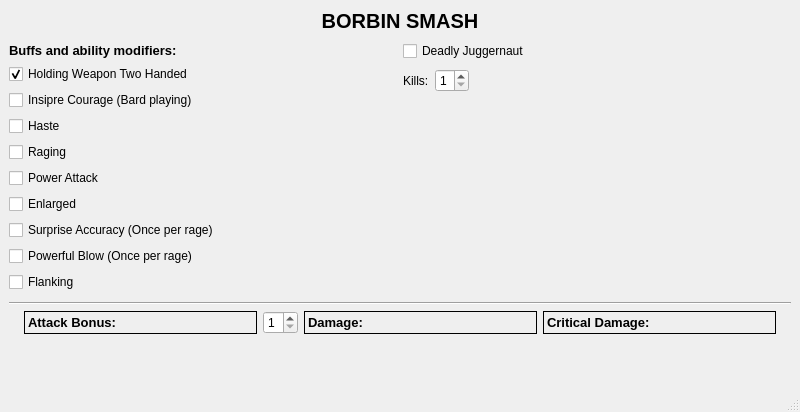
<?xml version="1.0" encoding="UTF-8"?>
<ui version="4.0">
 <class>MainWindow</class>
 <widget class="QMainWindow" name="MainWindow">
  <property name="geometry">
   <rect>
    <x>0</x>
    <y>0</y>
    <width>800</width>
    <height>412</height>
   </rect>
  </property>
  <property name="windowTitle">
   <string>Borbin Smash</string>
  </property>
  <widget class="QWidget" name="centralwidget">
   <layout class="QVBoxLayout" name="verticalLayout_2">
    <item>
     <layout class="QVBoxLayout" name="verticalLayout">
      <item>
       <widget class="QLabel" name="label">
        <property name="font">
         <font>
          <family>MS Sans Serif</family>
          <pointsize>15</pointsize>
          <weight>75</weight>
          <bold>true</bold>
         </font>
        </property>
        <property name="text">
         <string>BORBIN SMASH</string>
        </property>
        <property name="alignment">
         <set>Qt::AlignCenter</set>
        </property>
       </widget>
      </item>
      <item>
       <layout class="QHBoxLayout" name="horizontalLayout_3" stretch="1,1">
        <property name="topMargin">
         <number>2</number>
        </property>
        <property name="bottomMargin">
         <number>2</number>
        </property>
        <item>
         <layout class="QVBoxLayout" name="verticalLayout_4">
          <property name="topMargin">
           <number>2</number>
          </property>
          <property name="bottomMargin">
           <number>2</number>
          </property>
          <item>
           <widget class="QLabel" name="label_2">
            <property name="font">
             <font>
              <family>MS Sans Serif</family>
              <pointsize>10</pointsize>
              <weight>75</weight>
              <bold>true</bold>
             </font>
            </property>
            <property name="text">
             <string>Buffs and ability modifiers:</string>
            </property>
           </widget>
          </item>
          <item>
           <widget class="QCheckBox" name="two_handed_check_box">
            <property name="text">
             <string>Holding Weapon Two Handed</string>
            </property>
            <property name="checked">
             <bool>true</bool>
            </property>
           </widget>
          </item>
          <item>
           <widget class="QCheckBox" name="inspire_courage_check_box">
            <property name="text">
             <string>Insipre Courage (Bard playing)</string>
            </property>
           </widget>
          </item>
          <item>
           <widget class="QCheckBox" name="haste_check_box">
            <property name="text">
             <string>Haste</string>
            </property>
           </widget>
          </item>
          <item>
           <widget class="QCheckBox" name="raging_check_box">
            <property name="text">
             <string>Raging</string>
            </property>
           </widget>
          </item>
          <item>
           <widget class="QCheckBox" name="power_attack_check_box">
            <property name="text">
             <string>Power Attack</string>
            </property>
           </widget>
          </item>
          <item>
           <widget class="QCheckBox" name="enlarged_check_box">
            <property name="text">
             <string>Enlarged</string>
            </property>
           </widget>
          </item>
          <item>
           <widget class="QCheckBox" name="surprise_accuracy_check_box">
            <property name="text">
             <string>Surprise Accuracy (Once per rage)</string>
            </property>
           </widget>
          </item>
          <item>
           <widget class="QCheckBox" name="powerful_blow_check_box">
            <property name="text">
             <string>Powerful Blow (Once per rage)</string>
            </property>
           </widget>
          </item>
          <item>
           <widget class="QCheckBox" name="flanking_bonus_check_box">
            <property name="text">
             <string>Flanking</string>
            </property>
           </widget>
          </item>
         </layout>
        </item>
        <item>
         <layout class="QVBoxLayout" name="verticalLayout_5">
          <item>
           <widget class="QCheckBox" name="deadly_juggernaut_check_box">
            <property name="text">
             <string>Deadly Juggernaut</string>
            </property>
           </widget>
          </item>
          <item>
           <layout class="QHBoxLayout" name="horizontalLayout_4">
            <property name="topMargin">
             <number>2</number>
            </property>
            <property name="bottomMargin">
             <number>2</number>
            </property>
            <item>
             <widget class="QLabel" name="label_3">
              <property name="text">
               <string>Kills:</string>
              </property>
             </widget>
            </item>
            <item>
             <widget class="QSpinBox" name="kills_spin_box">
              <property name="minimum">
               <number>1</number>
              </property>
              <property name="maximum">
               <number>5</number>
              </property>
             </widget>
            </item>
            <item>
             <spacer name="horizontalSpacer">
              <property name="orientation">
               <enum>Qt::Horizontal</enum>
              </property>
              <property name="sizeHint" stdset="0">
               <size>
                <width>40</width>
                <height>20</height>
               </size>
              </property>
             </spacer>
            </item>
           </layout>
          </item>
          <item>
           <spacer name="verticalSpacer_2">
            <property name="orientation">
             <enum>Qt::Vertical</enum>
            </property>
            <property name="sizeHint" stdset="0">
             <size>
              <width>20</width>
              <height>40</height>
             </size>
            </property>
           </spacer>
          </item>
         </layout>
        </item>
       </layout>
      </item>
      <item>
       <widget class="Line" name="line">
        <property name="orientation">
         <enum>Qt::Horizontal</enum>
        </property>
       </widget>
      </item>
      <item>
       <layout class="QHBoxLayout" name="horizontalLayout" stretch="0,0,0,0">
        <property name="leftMargin">
         <number>15</number>
        </property>
        <property name="rightMargin">
         <number>15</number>
        </property>
        <item>
         <widget class="QLabel" name="attack_bonus_label">
          <property name="font">
           <font>
            <family>MS Sans Serif</family>
            <pointsize>10</pointsize>
            <weight>75</weight>
            <bold>true</bold>
           </font>
          </property>
          <property name="frameShape">
           <enum>QFrame::Box</enum>
          </property>
          <property name="text">
           <string>Attack Bonus:</string>
          </property>
         </widget>
        </item>
        <item>
         <widget class="QSpinBox" name="num_hits_spin_box">
          <property name="maximumSize">
           <size>
            <width>35</width>
            <height>16777215</height>
           </size>
          </property>
          <property name="toolTip">
           <string>Number of Hits</string>
          </property>
          <property name="minimum">
           <number>1</number>
          </property>
         </widget>
        </item>
        <item>
         <widget class="QLabel" name="damage_label">
          <property name="font">
           <font>
            <family>MS Sans Serif</family>
            <pointsize>10</pointsize>
            <weight>75</weight>
            <bold>true</bold>
           </font>
          </property>
          <property name="frameShape">
           <enum>QFrame::Box</enum>
          </property>
          <property name="text">
           <string>Damage:</string>
          </property>
         </widget>
        </item>
        <item>
         <widget class="QLabel" name="crit_damage_label">
          <property name="font">
           <font>
            <family>MS Sans Serif</family>
            <pointsize>10</pointsize>
            <weight>75</weight>
            <bold>true</bold>
           </font>
          </property>
          <property name="frameShape">
           <enum>QFrame::Box</enum>
          </property>
          <property name="text">
           <string>Critical Damage:</string>
          </property>
         </widget>
        </item>
       </layout>
      </item>
      <item>
       <spacer name="verticalSpacer">
        <property name="orientation">
         <enum>Qt::Vertical</enum>
        </property>
        <property name="sizeHint" stdset="0">
         <size>
          <width>20</width>
          <height>40</height>
         </size>
        </property>
       </spacer>
      </item>
     </layout>
    </item>
   </layout>
  </widget>
  <widget class="QMenuBar" name="menubar">
   <property name="geometry">
    <rect>
     <x>0</x>
     <y>0</y>
     <width>800</width>
     <height>21</height>
    </rect>
   </property>
  </widget>
  <widget class="QStatusBar" name="statusbar"/>
 </widget>
 <resources/>
 <connections/>
</ui>
